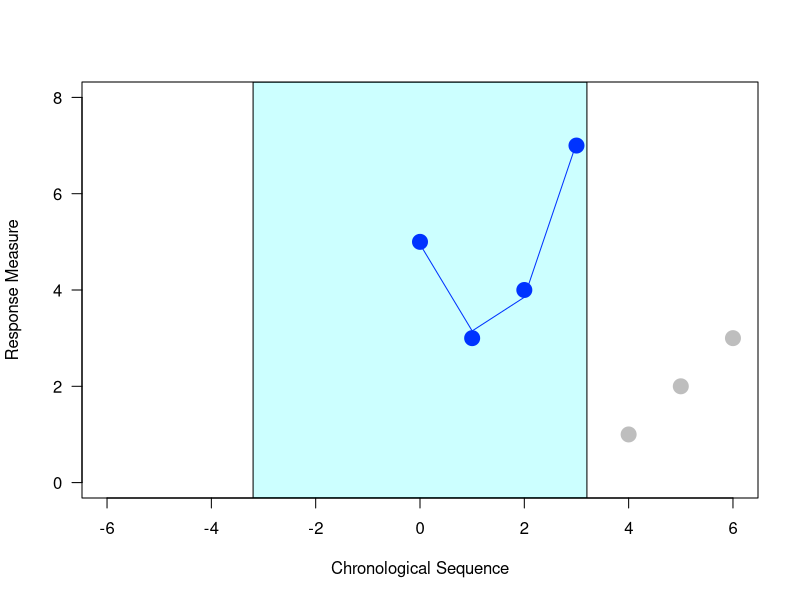
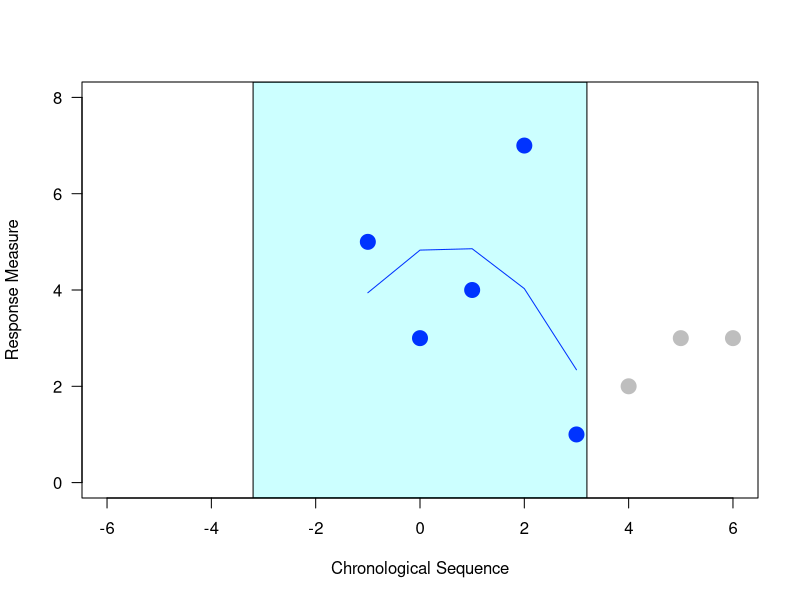
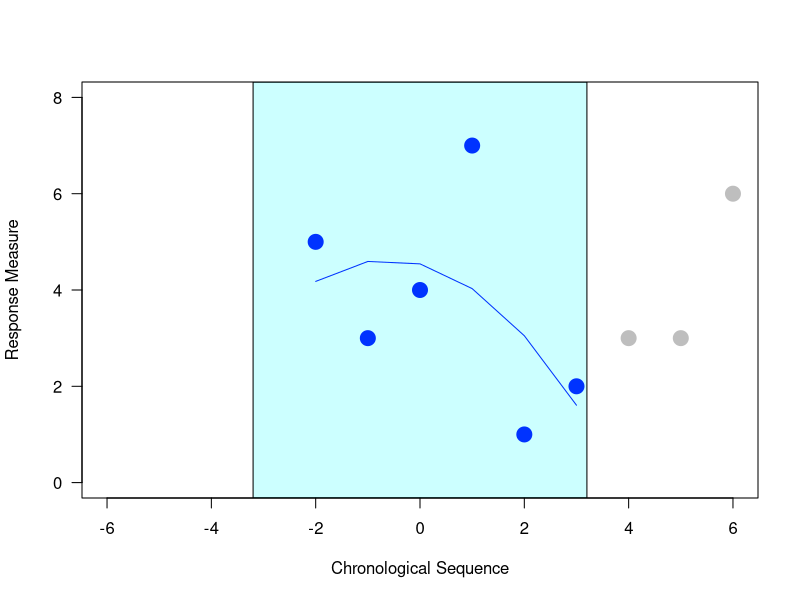
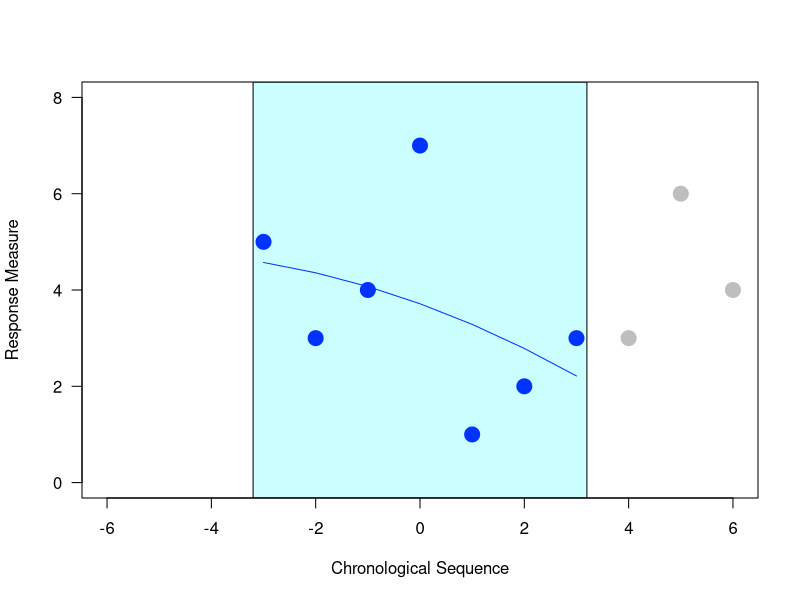
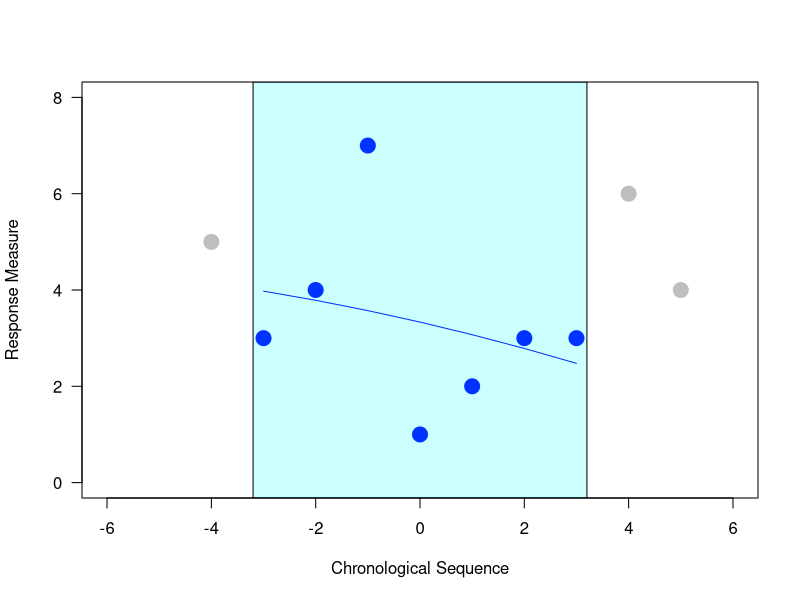
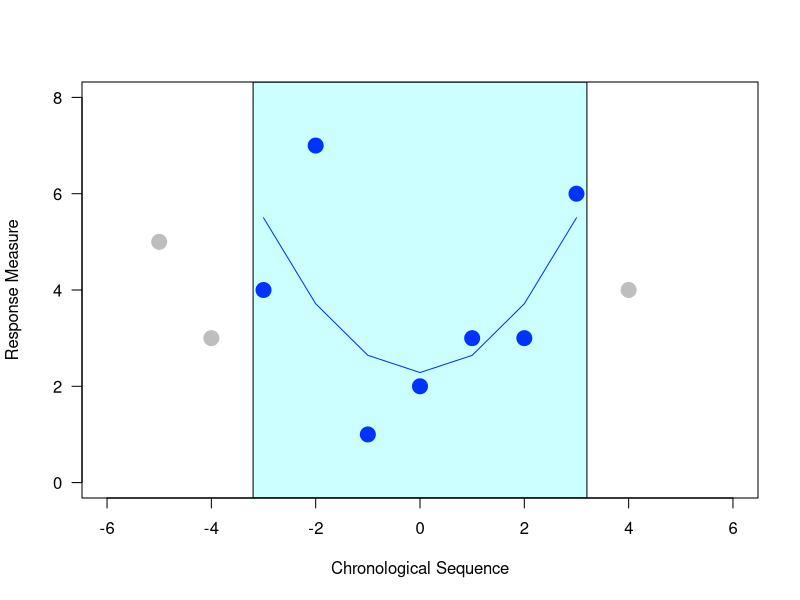
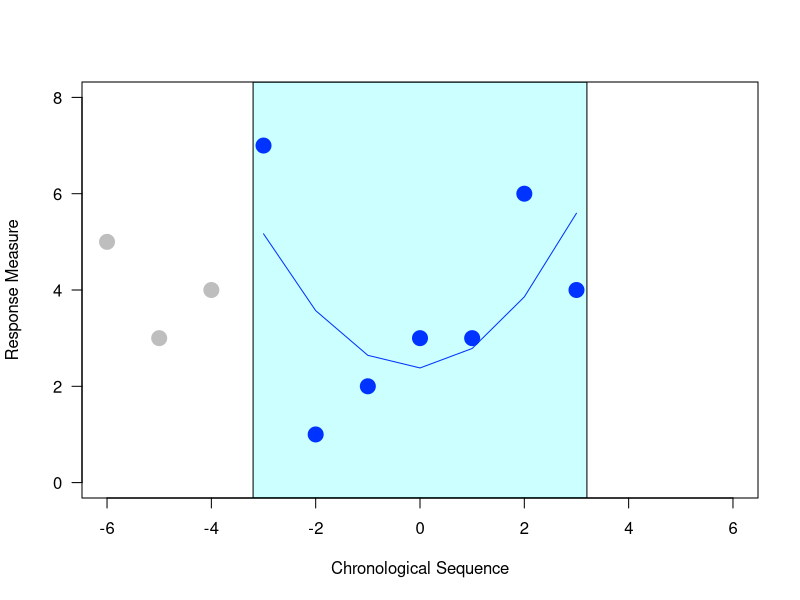
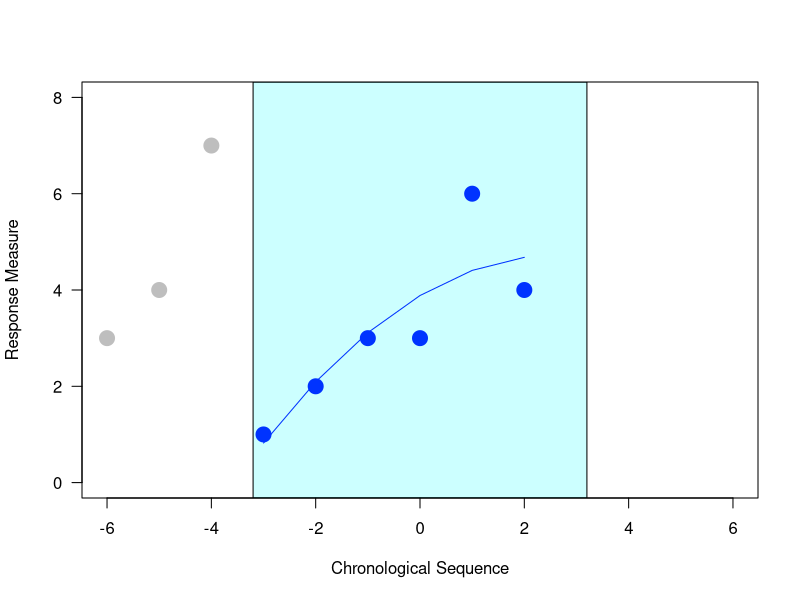

Reproduce these figures in R, in order.
setwd("C:/Users/tate109/Documents/Packages/qFeature/windowAnimate")

set.seed(10)
measure <- round(runif(10,0,10),0)
time <- c(-3:3)
time2 <- time^2

pointColor <- c(rep("blue",4),rep("grey",3))
plotName <- "regWindow1.png"
png(plotName, height=360, width=480)
regWindow1 <- lm(measure[1:4]~time[4:7]+time2[4:7])
plot(0:6, measure[1:7],
     xlim=c(-6,6),
     ylim=c(0,8),
     ylab = "Response Measure",
     xlab = "Chronological Sequence",
     las=1, pch=19,
     cex=2,
     col=pointColor)
regFitted <- regWindow1$fitted.values
lines(time[4:7], regFitted, col="blue")
rect(xleft = -3.2,
     xright = 3.2,
     ybottom = par("usr")[3],
     ytop = par("usr")[4],
     col = rgb(0,1,1,.2))
dev.off()

pointColor <- c(rep("blue",5),rep("grey",3))
plotName <- "regWindow2.png"
png(plotName, height=360, width=480)
regWindow2 <- lm(measure[1:5]~time[3:7]+time2[3:7])
plot(-1:6, measure[1:8],
     xlim=c(-6,6),
     ylim=c(0,8),
     ylab = "Response Measure",
     xlab = "Chronological Sequence",
     las=1, pch=19,
     cex=2,
     col=pointColor)
regFitted <- regWindow2$fitted.values
lines(time[3:7], regFitted, col="blue")
rect(xleft = -3.2,
     xright = 3.2,
     ybottom = par("usr")[3],
     ytop = par("usr")[4],
     col = rgb(0,1,1,.2))
dev.off()

pointColor <- c(rep("blue",6),rep("grey",3))
plotName <- "regWindow3.png"
png(plotName, height=360, width=480)
regWindow3 <- lm(measure[1:6]~time[2:7]+time2[2:7])
plot(-2:6, measure[1:9],
     xlim=c(-6,6),
     ylim=c(0,8),
     ylab = "Response Measure",
     xlab = "Chronological Sequence",
     las=1, pch=19,
     cex=2,
     col=pointColor)
regFitted <- regWindow3$fitted.values
lines(time[2:7], regFitted, col="blue")
rect(xleft = -3.2,
     xright = 3.2,
     ybottom = par("usr")[3],
     ytop = par("usr")[4],
     col = rgb(0,1,1,.2))
dev.off()

pointColor <- c(rep("blue",7),rep("grey",3))
plotName <- "regWindow4.png"
png(plotName, height=360, width=480)
regWindow4 <- lm(measure[1:7]~time+time2)
plot(-3:6, measure[1:10],
     xlim=c(-6,6),
     ylim=c(0,8),
     ylab = "Response Measure",
     xlab = "Chronological Sequence",
     las=1, pch=19,
     cex=2,
     col=pointColor)
regFitted <- regWindow4$fitted.values
lines(time, regFitted, col="blue")
rect(xleft = -3.2,
     xright = 3.2,
     ybottom = par("usr")[3],
     ytop = par("usr")[4],
     col = rgb(0,1,1,.2))
dev.off()

pointColor <- c(rep("grey",1),rep("blue",7),rep("grey",2))
plotName <- "regWindow5.png"
png(plotName, height=360, width=480)
regWindow5 <- lm(measure[2:8]~time+time2)
plot(-4:5, measure[1:10],
     xlim=c(-6,6),
     ylim=c(0,8),
     ylab = "Response Measure",
     xlab = "Chronological Sequence",
     las=1, pch=19,
     cex=2,
     col=pointColor)
regFitted <- regWindow5$fitted.values
lines(time, regFitted, col="blue")
rect(xleft = -3.2,
     xright = 3.2,
     ybottom = par("usr")[3],
     ytop = par("usr")[4],
     col = rgb(0,1,1,.2))
dev.off()

pointColor <- c(rep("grey",2),rep("blue",7),rep("grey",1))
plotName <- "regWindow6.png"
png(plotName, height=360, width=480)
regWindow6 <- lm(measure[3:9]~time+time2)
plot(-5:4, measure[1:10],
     xlim=c(-6,6),
     ylim=c(0,8),
     ylab = "Response Measure",
     xlab = "Chronological Sequence",
     las=1, pch=19,
     cex=2,
     col=pointColor)
regFitted <- regWindow6$fitted.values
lines(time, regFitted, col="blue")
rect(xleft = -3.2,
     xright = 3.2,
     ybottom = par("usr")[3],
     ytop = par("usr")[4],
     col = rgb(0,1,1,.2))
dev.off()

pointColor <- c(rep("grey",3),rep("blue",7))
plotName <- "regWindow7.png"
png(plotName, height=360, width=480)
regWindow7 <- lm(measure[4:10]~time+time2)
plot(-6:3, measure[1:10],
     xlim=c(-6,6),
     ylim=c(0,8),
     ylab = "Response Measure",
     xlab = "Chronological Sequence",
     las=1, pch=19,
     cex=2,
     col=pointColor)
regFitted <- regWindow7$fitted.values
lines(time, regFitted, col="blue")
rect(xleft = -3.2,
     xright = 3.2,
     ybottom = par("usr")[3],
     ytop = par("usr")[4],
     col = rgb(0,1,1,.2))
dev.off()

pointColor <- c(rep("grey",3),rep("blue",6))
plotName <- "regWindow8.png"
png(plotName, height=360, width=480)
regWindow8 <- lm(measure[5:10]~time[1:6]+time2[1:6])
plot(-6:2, measure[2:10],
     xlim=c(-6,6),
     ylim=c(0,8),
     ylab = "Response Measure",
     xlab = "Chronological Sequence",
     las=1, pch=19,
     cex=2,
     col=pointColor)
regFitted <- regWindow8$fitted.values
lines(time[1:6], regFitted, col="blue")
rect(xleft = -3.2,
     xright = 3.2,
     ybottom = par("usr")[3],
     ytop = par("usr")[4],
     col = rgb(0,1,1,.2))
dev.off()

pointColor <- c(rep("grey",3),rep("blue",5))
plotName <- "regWindow9.png"
png(plotName, height=360, width=480)
regWindow9 <- lm(measure[6:10]~time[1:5]+time2[1:5])
plot(-6:1, measure[3:10],
     xlim=c(-6,6),
     ylim=c(0,8),
     ylab = "Response Measure",
     xlab = "Chronological Sequence",
     las=1, pch=19,
     cex=2,
     col=pointColor)
regFitted <- regWindow9$fitted.values
lines(time[1:5], regFitted, col="blue")
rect(xleft = -3.2,
     xright = 3.2,
     ybottom = par("usr")[3],
     ytop = par("usr")[4],
     col = rgb(0,1,1,.2))
dev.off()

pointColor <- c(rep("grey",3),rep("blue",4))
plotName <- "regWindow10.png"
png(plotName, height=360, width=480)
regWindow10 <- lm(measure[7:10]~time[1:4]+time2[1:4])
plot(-6:0, measure[4:10],
     xlim=c(-6,6),
     ylim=c(0,8),
     ylab = "Response Measure",
     xlab = "Chronological Sequence",
     las=1, pch=19,
     cex=2,
     col=pointColor)
regFitted <- regWindow10$fitted.values
lines(time[1:4], regFitted, col="blue")
rect(xleft = -3.2,
     xright = 3.2,
     ybottom = par("usr")[3],
     ytop = par("usr")[4],
     col = rgb(0,1,1,.2))
dev.off()